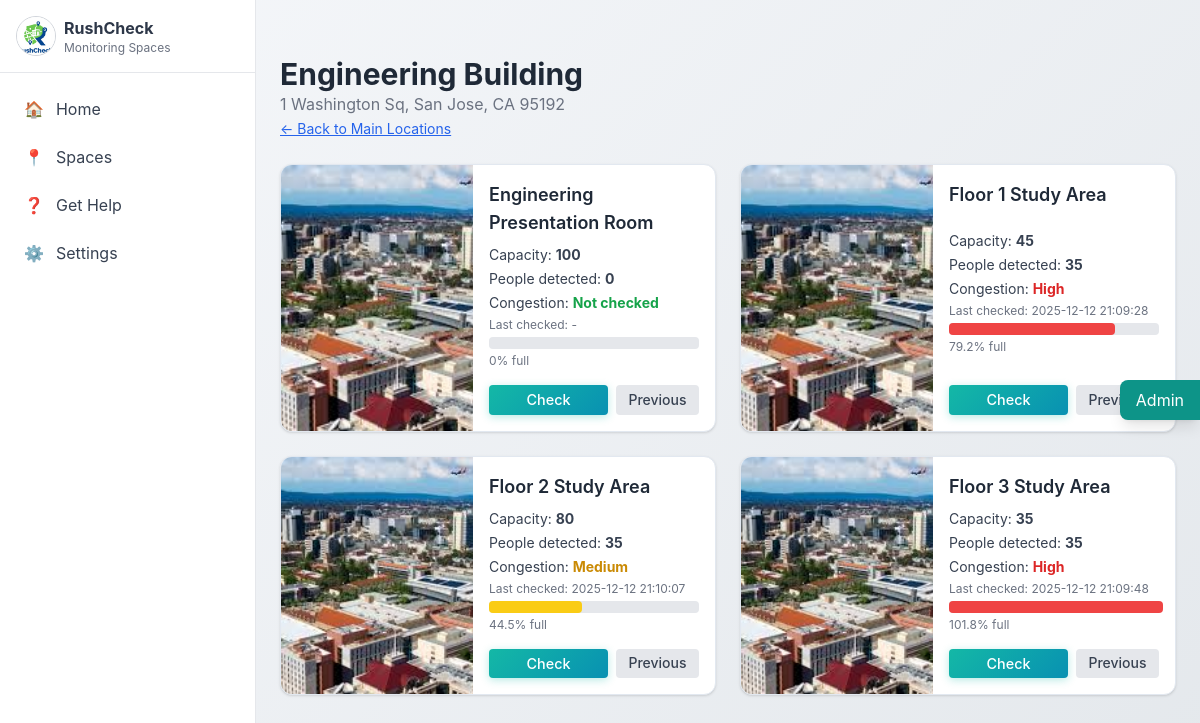
/spaces/6, run on the app's committed database.
### tables this page shows
CREATE TABLE main_locations (
            id INTEGER PRIMARY KEY AUTOINCREMENT,
            name TEXT,
            capacity INTEGER,
            image TEXT,
            address TEXT
        );

CREATE TABLE sub_locations (
            id INTEGER PRIMARY KEY AUTOINCREMENT,
            main_location_id INTEGER,
            name TEXT,
            capacity INTEGER,
            image TEXT,
            video TEXT,
            FOREIGN KEY (main_location_id) REFERENCES main_locations(id)
        );

CREATE TABLE status (
            id INTEGER PRIMARY KEY,
            location_name TEXT,
            average_people INTEGER,
            capacity INTEGER,
            percent REAL,
            level TEXT,
            updated_at TIMESTAMP DEFAULT CURRENT_TIMESTAMP
        );

### app.py (the view)
@app.route("/spaces/<int:location_id>")
def view_sub_locations(location_id):
    db = get_db()
    main = db.execute(
        "SELECT * FROM main_locations WHERE id = ?", (location_id,)
    ).fetchone()
    if not main:
        return "Not found", 404
    subs = db.execute("""
        SELECT s.*,
               st.average_people,
               st.level,
               st.percent,
               st.updated_at
        FROM sub_locations s
        LEFT JOIN status st ON st.id = s.id
        WHERE s.main_location_id = ?
        ORDER BY s.name
    """, (location_id,)).fetchall()
    return render_template(
        "sub_locations.html",
        main_location=dict(main),
        sub_locations=[dict(s) for s in subs]
    )

### app.py (called while the page is built)
def get_db():
    if "_db" not in g:
        g._db = sqlite3.connect(DATABASE)
        g._db.row_factory = sqlite3.Row
    return g._db

### Templates/sub_locations.html (shortened to what this page needs)
{% extends 'layout.html' %} {% block content %}
<div class="max-w-6xl mx-auto">
  <div class="mb-6">
    <h2 class="text-3xl font-bold text-gray-800">{{ main_location.name }}</h2>
    <p class="text-gray-500">{{ main_location.address }}</p>
    <a href="{{ url_for('spaces') }}" class="text-blue-600 underline text-sm">
      ← Back to Main Locations
    </a>
  </div>
  <div class="grid grid-cols-1 md:grid-cols-2 gap-6">
    {% for sub in sub_locations %}
    <div
      class="space-card bg-white rounded-xl shadow border overflow-hidden flex"
    >
      <img
        src="{{ url_for('static', filename=sub.image.replace('\\','/')) }}"
        class="w-48 h-full object-cover"
        onerror="this.src='{{ url_for('static', filename='uploads/images/default.jpg') }}'"
      />
      <div class="p-4 flex-1 flex flex-col justify-between">
        <h3 class="text-lg font-semibold text-gray-800 mb-2">{{ sub.name }}</h3>
        <div class="space-y-1 text-sm text-gray-700">
          <div>Capacity: <strong>{{ sub.capacity }}</strong></div>
          <div>
            People detected:
            <strong id="people-{{ sub.id }}">
              {{ sub.average_people or 0 }}
            </strong>
          </div>
          <div>
            Congestion:
            <strong
              id="level-{{ sub.id }}"
              class="{% if sub.level == 'High' %}text-red-600{% elif sub.level == 'Medium' %}text-yellow-600{% else %}text-green-600{% endif %}"
            >
              {{ sub.level or "Not checked" }}
            </strong>
          </div>
          <div class="text-xs text-gray-500">
            Last checked:
            <span id="time-{{ sub.id }}"> {{ sub.updated_at or "-" }} </span>
          </div>
          <div class="mt-2">
            <div class="h-3 bg-gray-200 rounded">
              <div
                id="bar-{{ sub.id }}"
                class="h-3 rounded transition-all duration-700 {% if sub.level == 'High' %}bg-red-500 {% elif sub.level == 'Medium' %}bg-yellow-400 {% else %}bg-green-500{% endif %}"
                style="width: {{ sub.percent or 0 }}%"
              ></div>
            </div>
            <p class="text-xs text-gray-500 mt-1">
              <span id="percent-{{ sub.id }}">{{ sub.percent or 0 }}</span>%
              full
            </p>
          </div>
        </div>
        <div class="flex gap-2 mt-4">
          <button
            class="check-btn flex-1 py-1 rounded text-white bg-blue-600"
            data-loc="{{ sub.id }}"
          >
            Check
          </button>
          <button
            class="prev-btn flex-1 bg-gray-200 text-gray-700 py-1 rounded text-sm"
            data-loc="{{ sub.id }}"
          >
            Previous
          </button>
        </div>
      </div>
    </div>
    {% endfor %}
  </div>
</div>
{% endblock %}

### Static/CSS/custom.css (style rules this page uses)
body { -webkit-font-smoothing: antialiased; -moz-osx-font-smoothing: grayscale; }
* { box-sizing: border-box; }
body { font-family: "Inter", -apple-system, BlinkMacSystemFont, "Segoe UI", Roboto, sans-serif; margin: 0; background: linear-gradient(135deg, #f5f7fa 0%, #e4e8ec 100%); color: #2d3748; }
.grid { display: grid; grid-template-columns: repeat(auto-fill, minmax(280px, 1fr)); gap: 24px; animation: fadeInUp 0.8s ease-out; }
.check-btn { background: linear-gradient(135deg, #14b8a6 0%, #0891b2 100%); color: #fff; padding: 10px 18px; border: none; border-radius: 8px; cursor: pointer; font-weight: 600; font-size: 0.9rem; transition: all 0.3s ease; box-shadow: 0 2px 8px rgba(20, 184, 166, 0.3); }
.space-card { transition: all 0.3s cubic-bezier(0.4, 0, 0.2, 1); border: 1px solid #e2e8f0; }
.space-card img { transition: transform 0.4s ease; }
.check-btn, .prev-btn { transition: all 0.2s ease; font-weight: 500; }

### data on the page
main_locations: name "Engineering Building", address "1 Washington Sq, San Jose, CA 95192"
sub_locations: name "Engineering Presentation Room", capacity "100", average_people "0", level "Not checked", updated_at "-", percent "0"
sub_locations: name "Floor 1 Study Area", capacity "45", average_people "35", level "High", updated_at "2025-12-12 21:09:28", percent "79.2"
sub_locations: name "Floor 2 Study Area", capacity "80", average_people "35", level "Medium", updated_at "2025-12-12 21:10:07", percent "44.5"
sub_locations: name "Floor 3 Study Area", capacity "35", average_people "35", level "High", updated_at "2025-12-12 21:09:48", percent "101.8"
